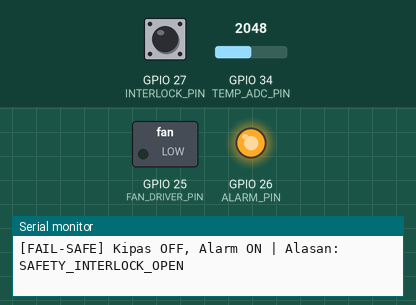
Bench run of a sketch on a simulated ESP32. Parts: switched loads named in the sketch (green lamp = pin HIGH), output pins drawn as LEDs (lit = HIGH), the last lines printed to the serial monitor. Inputs (shaded band) come from the test bench; at power-on: GPIO 27 (INTERLOCK_PIN) HIGH, GPIO 34 (TEMP_ADC_PIN) = 2048 (analog values on the 0–4095 scale).

Above: at 1.4 s.
1.5 s: GPIO 27 (INTERLOCK_PIN) pulled LOW for 0.6 s
At 2.1 s:
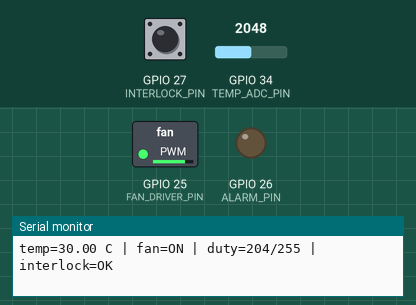
4.0 s: GPIO 27 (INTERLOCK_PIN) pulled LOW for 3.2 s
At 7.9 s:
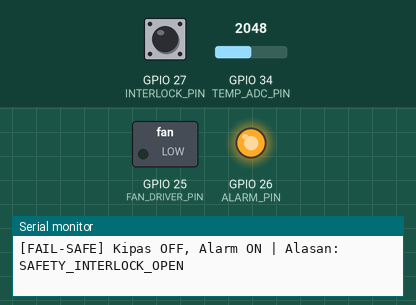
Timing chart, 0 to 9.4 s (numbered marks = the images above; inputs shaded):
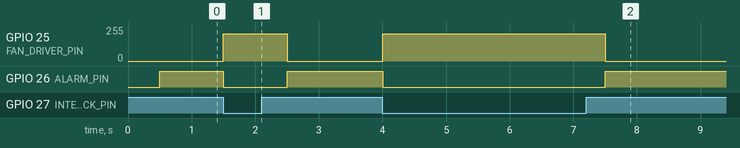

Measured:
- after the input at 1.5 s, GPIO 25 (FAN_DRIVER_PIN): 0/255 → 203/255 at once, → 0/255 1.0 s later; GPIO 26 (ALARM_PIN): HIGH → LOW at once, → HIGH 1.0 s later
- after the input at 4.0 s, GPIO 25 (FAN_DRIVER_PIN): 0/255 → 203/255 at once, → 0/255 3.5 s later; GPIO 26 (ALARM_PIN): HIGH → LOW at once, → HIGH 3.5 s later

The sketch:

ex01_hysteresis_driver.ino
```cpp
// Chapter 09 — Kendali Aktuator Histeresis, Safety Interlock & Fail-Safe (Low-Voltage DC)
// Target board: ESP32-DevKitC V4 (ESP32-WROOM-32)
// Framework: Arduino-ESP32 v3.x
// Wiring (Low-Voltage DC 3.3V / 5V Eksternal + Common GND):
//   - Input Analog (Simulasi suhu / NTC): GPIO 34 (ADC1_CH6)
//   - Interlock Pintu (Active-Low)      : GPIO 27 (INPUT_PULLUP -> Switch -> GND)
//   - Driver Kipas DC / MOSFET Gate     : GPIO 25 -> 220 ohm -> Gate (plus 10k pull-down ke GND)
//   - Indikator Buzzer Aktif 3.3V/Driver: GPIO 26

#include <Arduino.h>
#include <cmath>
#include <cstdint>

constexpr uint8_t TEMP_ADC_PIN   = 34;
constexpr uint8_t INTERLOCK_PIN  = 27; // LOW = pintu tertutup/aman; HIGH = pintu terbuka (interlock aktif)
constexpr uint8_t FAN_DRIVER_PIN = 25;
constexpr uint8_t ALARM_PIN      = 26;

constexpr float TEMP_HIGH_ON_C  = 30.0f;
constexpr float TEMP_LOW_OFF_C  = 28.0f;
constexpr uint32_t CTRL_PERIOD_MS = 500;

bool fanRunning = false;
uint32_t lastCtrlMs = 0;

// Konversi dummy linier 0..3300 mV -> 20..40 C untuk demo Wokwi dengan potensiometer
// serta deteksi fault di ujung ekstrim (< 100 mV atau > 3200 mV)
float readTemperatureC() {
  const uint32_t mv = analogReadMilliVolts(TEMP_ADC_PIN);
  if (mv < 100 || mv > 3200) {
    return NAN; // Indikasi putus kabel atau short sensor
  }
  return 20.0f + ((static_cast<float>(mv) - 100.0f) / 3100.0f) * 20.0f;
}

void setSafeShutdown(const char* reason) {
  fanRunning = false;
  ledcWrite(FAN_DRIVER_PIN, 0);
  digitalWrite(ALARM_PIN, HIGH);
  Serial.printf("[FAIL-SAFE] Kipas OFF, Alarm ON | Alasan: %s\n", reason);
}

void setup() {
  Serial.begin(115200);
  delay(200);

  pinMode(INTERLOCK_PIN, INPUT_PULLUP);
  pinMode(ALARM_PIN, OUTPUT);
  digitalWrite(ALARM_PIN, LOW);

  // PWM 5 kHz, 8-bit (0..255) untuk menggerakkan MOSFET kipas DC
  ledcAttach(FAN_DRIVER_PIN, 5000, 8);
  ledcWrite(FAN_DRIVER_PIN, 0); // Fail-safe default OFF saat boot

  analogReadResolution(12);
  analogSetPinAttenuation(TEMP_ADC_PIN, ADC_11db);

  Serial.println("=== CHAPTER 09: HYSTERESIS CONTROL + INTERLOCK + FAIL-SAFE ===");
}

void loop() {
  const uint32_t now = millis();
  if ((uint32_t)(now - lastCtrlMs) < CTRL_PERIOD_MS) {
    return;
  }
  lastCtrlMs = now;

  // 1. Cek Safety Interlock (misal tutup pelindung kipas terbuka)
  const bool interlockTripped = (digitalRead(INTERLOCK_PIN) == HIGH);
  if (interlockTripped) {
    setSafeShutdown("SAFETY_INTERLOCK_OPEN");
    return;
  }

  // 2. Baca sensor dan cek kondisi Fault (Fail-Safe)
  const float tempC = readTemperatureC();
  if (isnan(tempC)) {
    setSafeShutdown("SENSOR_FAULT_NAN");
    return;
  }

  // 3. Kontrol Histeresis (Deadband 28.0 .. 30.0 C)
  digitalWrite(ALARM_PIN, LOW);
  if (!fanRunning && tempC >= TEMP_HIGH_ON_C) {
    fanRunning = true;
  } else if (fanRunning && tempC <= TEMP_LOW_OFF_C) {
    fanRunning = false;
  }

  // Aktuasi PWM lembut (80% duty saat ON, 0% saat OFF)
  const uint8_t duty = fanRunning ? 204 : 0;
  ledcWrite(FAN_DRIVER_PIN, duty);

  char msg[96];
  snprintf(
      msg,
      sizeof(msg),
      "temp=%.2f C | fan=%s | duty=%u/255 | interlock=OK",
      tempC,
      fanRunning ? "ON" : "OFF",
      duty
  );
  Serial.println(msg);
}
```
